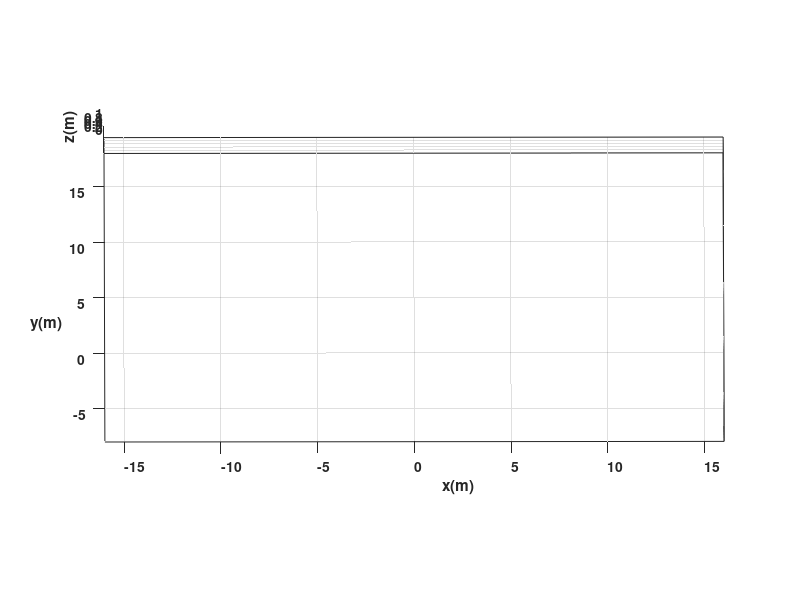

Here is the MATLAB script that generated this plot: (Note: this script raises an error after producing the figure.)
%Limpieza de pantalla
clear all
close all
clc

%1 TIEMPO %%%%%%%%%%%%%%%%%%%%%%%%%%%%%%%%%%%%%%%%%%%%%%%%%%%%%%%%
tf=90;             % Tiempo de simulación en segundos (s)
ts=0.1;            % Tiempo de muestreo en segundos (s)
t=0:ts:tf;         % Vector de tiempo
N= length(t);      % Muestras

v = zeros(1, N);
w = zeros(1, N);
x1 = zeros(1, N+1);
y1 = zeros(1, N+1);
phi = zeros(1, N+1);
hx = zeros(1, N+1);
hy = zeros(1, N+1);
Error = zeros(1, N);

% 2 INTERPOLACIÓN DE TRAYECTORIA %%%%%%%%%%%%%%%%%%%%%%%%%%%%%%%%%%%%%%%%%%%%
Puntos = [-13.7,3.8; -13.7,10.7; -8.7,15.8; -5.1,15.8; -5.1,14.1; -8.6,10.7; -10.3,10.7; -10.3,5.5; -6.9,8.9;...
          -3.4,8.9; 0,5.5; 0,12.3; 3.5,9; 10.2,9; 13.7,12.3; 13.7,2.1; 11.8,0.5; 8.5,-1.2;...
          5.1,-1.2; 1.7,0.5; 0,2.1; 1.7,3.8; 1.7,6.9; 4.8,6.9; 4.8,3.8; 6.8,3.8; 8.9,3.8; ...
          8.9,6.9; 12,6.9; 12,3.8; 6.8,3.8; 8.9,2.1; 4.8,2.1; 6.8,3.8; 1.7,3.8; 0,2.1;  ...
          0,-3; 1.7,-3; 1.7,-6; -3.4,-6; -3.4,0; -6.9,0; -8.6,-1.2; -8.6,-3; -5.9,-3; -5.9,-6; -12,-6; -13.7,3.8];

s = linspace(0, 1, size(Puntos, 1));
ss = linspace(0, 1, N);
hx_ref = interp1(s, Puntos(:,1), ss, 'linear');
hy_ref = interp1(s, Puntos(:,2), ss, 'linear');

%3 CONDICIONES INICIALES %%%%%%%%%%%%%%%%%%%%%%%%%%%%%%%%%%%%%%%%%

% Iniciamos en el primer punto de la trayectoria
x1(1) = hx_ref(1);  
y1(1) = hy_ref(1);  
phi(1) = atan2(hy_ref(2)-hy_ref(1), hx_ref(2)-hx_ref(1)); 

% Inicialización de vectores para el punto de control
hx(1) = x1(1);       
hy(1) = y1(1);

%4 CONTROL, BUCLE DE SIMULACION %%%%%%%%%%%%%%%%%%%%%%%%%%%%%%%%
for k=1:N 

    hxd = hx_ref(k);
    hyd = hy_ref(k);

    %a)Errores de control
    hxe(k)=hxd-hx(k);
    hye(k)=hyd-hy(k);
    
    %Matriz de error
    he= [hxe(k);hye(k)];
    %Magnitud del error de posición
    Error(k)= sqrt(hxe(k)^2 +hye(k)^2);

    %b)Matriz Jacobiana
    J = [cos(phi(k)) -sin(phi(k));... 
         sin(phi(k))  cos(phi(k))];

    %c)Matriz de Ganancias
    K = [2.5 0;...
         0 2.25];

    %d)Ley de Control
    qpRef= pinv(J)*K*he;

    v(k)= qpRef(1);   %Velocidad lineal de entrada al robot 
    w(k)= qpRef(2);   %Velocidad angular de entrada al robot 


%5 APLICACIÓN DE CONTROL AL ROBOT %%%%%%%%%%%%%%%%%%%%%%%%%%%%%%%%

    %Aplico la integral a la velocidad angular para obtener el angulo "phi" de la orientación
    phi(k+1)=phi(k)+w(k)*ts; % Integral numérica (método de Euler)
           
   %%%%%%%%%%%%%%%%%%%%% MODELO CINEMATICO %%%%%%%%%%%%%%%%%%%%%%%%%
    
    xp1=v(k)*cos(phi(k)); 
    yp1=v(k)*sin(phi(k));
 
    %Aplico la integral a la velocidad lineal para obtener las cordenadas
    %"x1" y "y1" de la posición
    x1(k+1)=x1(k)+ xp1*ts; % Integral numérica (método de Euler)
    y1(k+1)=y1(k)+ yp1*ts; % Integral numérica (método de Euler)

    % Posicion del robot con respecto al punto de control
    hx(k+1)=x1(k+1); 
    hy(k+1)=y1(k+1);

end

%%%%%%%%%%%%%%%%%%%%%%%%%%%%% SIMULACION VIRTUAL 3D %%%%%%%%%%%%%%%%%%%%%%%%%%%%

% a) Configuracion de escena

scene=figure;  % Crear figura (Escena)
set(scene,'Color','white'); % Color del fondo de la escena
set(gca,'FontWeight','bold') ;% Negrilla en los ejes y etiquetas
sizeScreen=get(0,'ScreenSize'); % Retorna el tamaño de la pantalla del computador
set(scene,'position',sizeScreen); % Configurar tamaño de la figura
camlight('headlight'); % Luz para la escena
axis equal; % Establece la relación de aspecto para que las unidades de datos sean las mismas en todas las direcciones.
grid on; % Mostrar líneas de cuadrícula en los ejes
box on; % Mostrar contorno de ejes
xlabel('x(m)'); ylabel('y(m)'); zlabel('z(m)'); % Etiqueta de los eje

view([-0.1 35]); % Orientacion de la figura
axis([-16 16 -8 18 0 1]); % Ingresar limites minimos y maximos en los ejes x y z [minX maxX minY maxY minZ maxZ]

% b) Graficar robots en la posicion inicial
scale = 2;
MobileRobot_5;
H1=MobilePlot_4(x1(1),y1(1),phi(1),scale);hold on;

% c) Graficar Trayectorias
H2=plot3(hx(1),hy(1),0,'r','lineWidth',2);
H3 = plot3(hx_ref(N), hy_ref(N), 0, 'bo', 'lineWidth', 2, 'MarkerSize', 10); 
H4 = plot3(hx_ref(1), hy_ref(1), 0, 'go', 'lineWidth', 2, 'MarkerSize', 10);

% d) Bucle de simulacion de movimiento del robot
step=2; % pasos para simulacion

for k=1:step:N

    delete(H1);    
    delete(H2);
    
    H1=MobilePlot_4(x1(k),y1(k),phi(k),scale);
    H2=plot3(hx(1:k),hy(1:k),zeros(1,k),'r','lineWidth',2);
    
    pause(ts);
end

%%%%%%%%%%%%%%%%%%%%%%%%%%%%% Graficas %%%%%%%%%%%%%%%%%%%%%%%%%%%%
graph=figure;  % Crear figura (Escena)
set(graph,'position',sizeScreen); % Congigurar tamaño de la figura
subplot(311)
plot(t,v,'b','LineWidth',2),grid('on'),xlabel('Tiempo [s]'),ylabel('m/s'),legend('Velocidad Lineal (v)');
subplot(312)
plot(t,w,'g','LineWidth',2),grid('on'),xlabel('Tiempo [s]'),ylabel('[rad/s]'),legend('Velocidad Angular (w)');
subplot(313)
plot(t,Error,'r','LineWidth',2),grid('on'),xlabel('Tiempo [s]'),ylabel('[metros]'),legend('Error de posición (m)');
